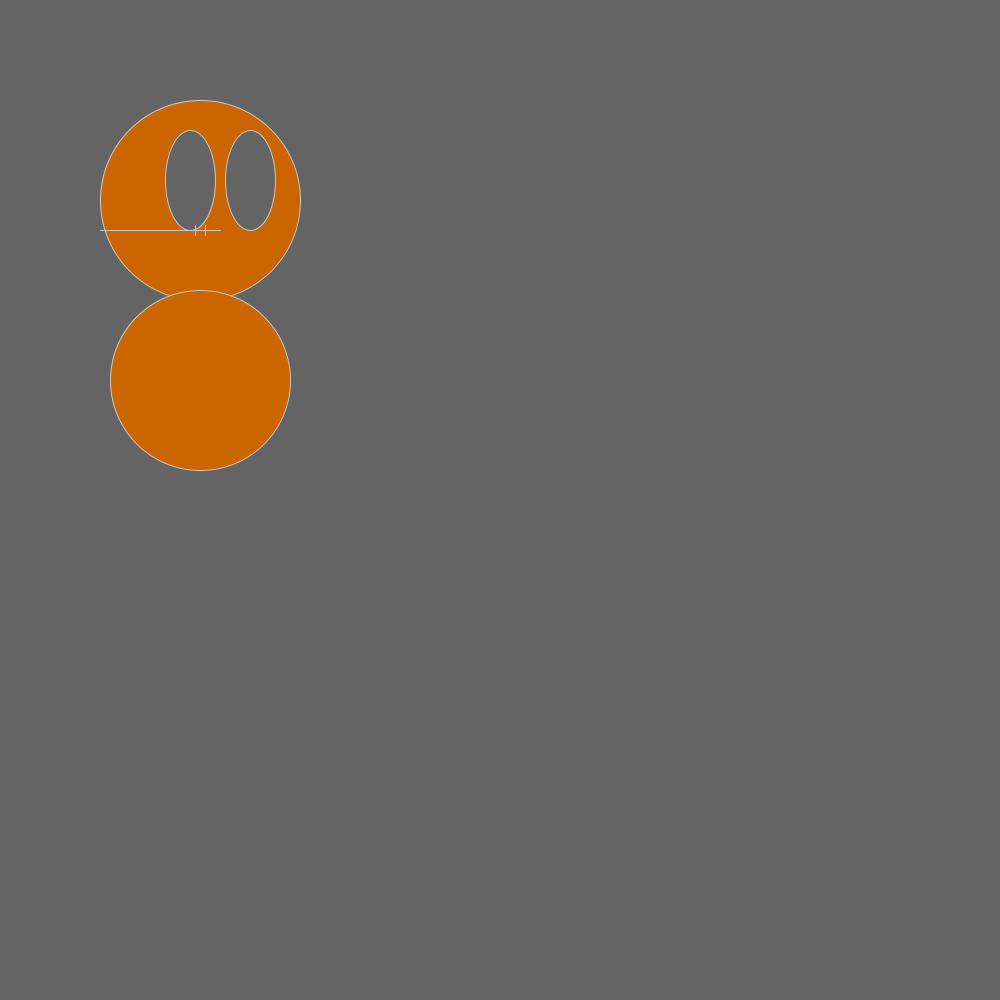
Frame 1 (no input)
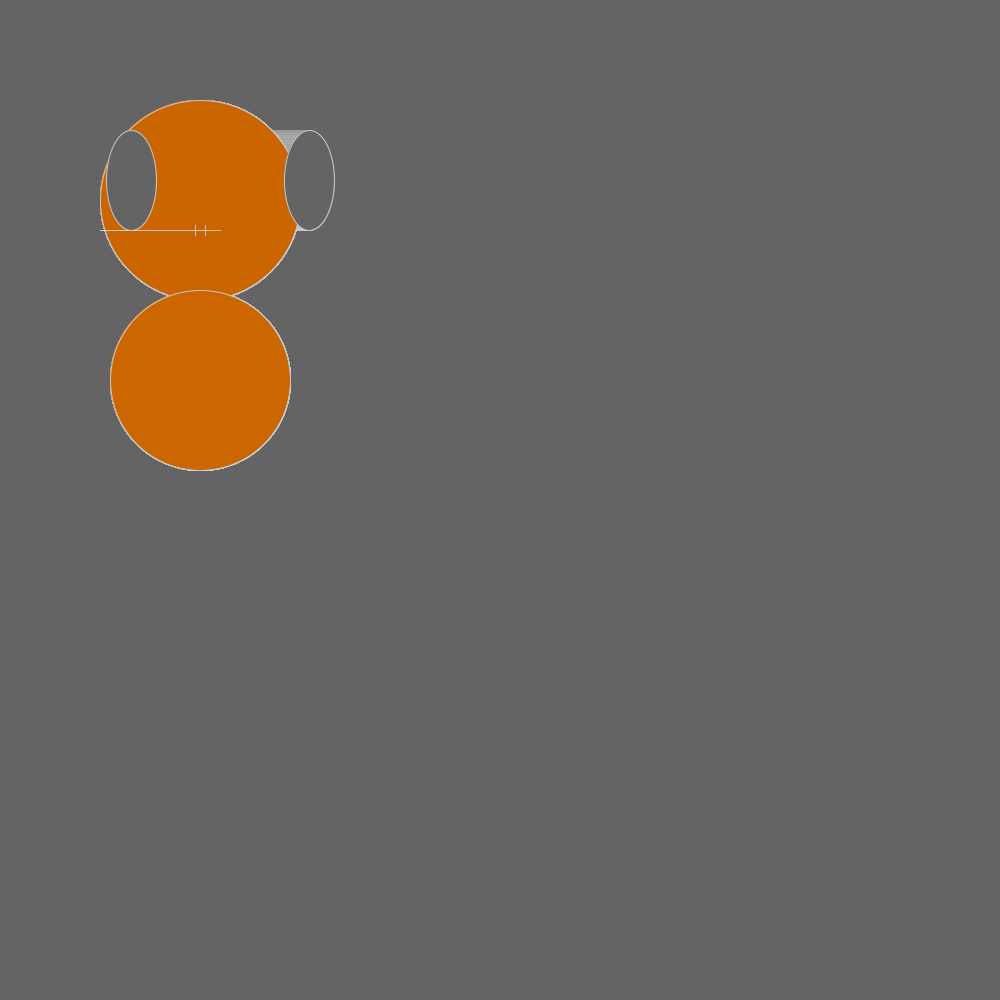
Frame 60 (the mouse pressed at the canvas centre just before this capture)
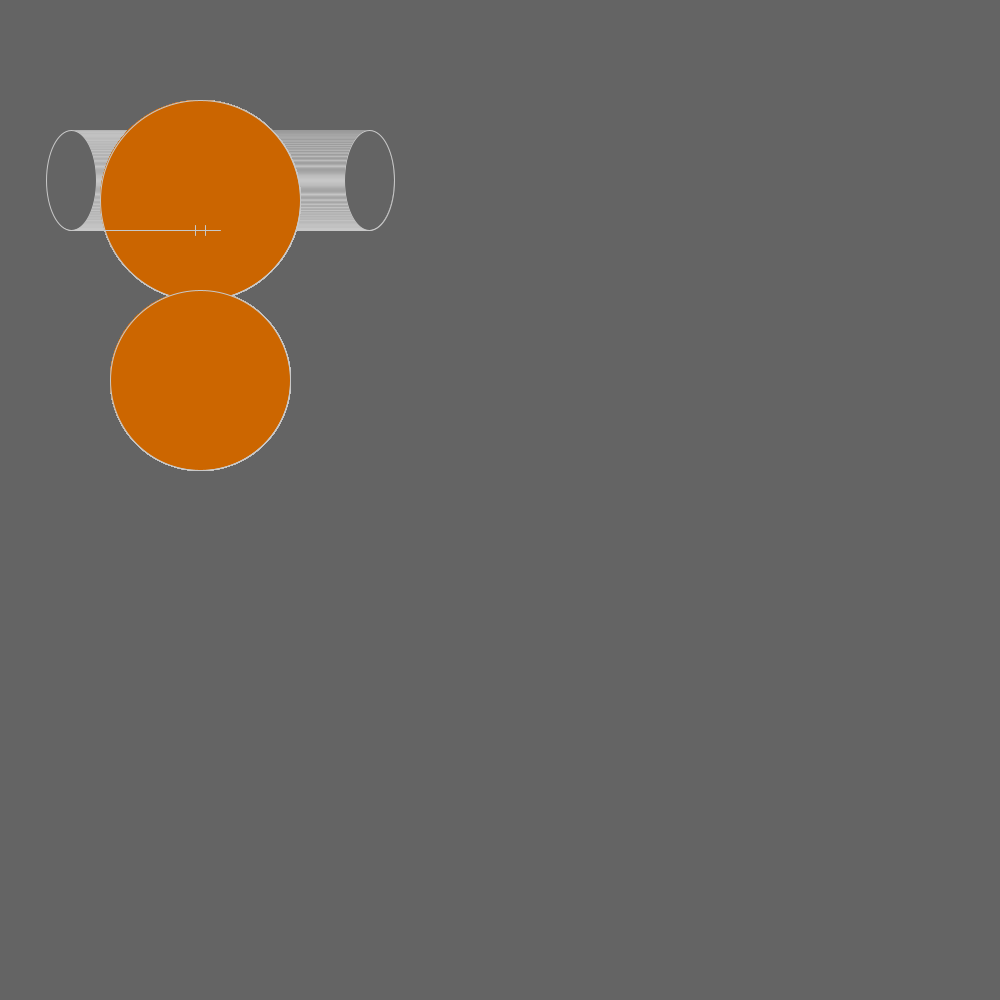
Frame 120 (the mouse held since frame 60 and released just before this capture)

The Processing sketch that drew these frames (run headless with seeded random() and noise(); from frame 60 on, the mouse is pressed at the canvas centre):

// Processing sketch: Ex_OOP_Bruce_Johnson_
// ── Ex_OOP_Bruce_Johnson_.pde
int xREye = 250;
int xLEye = 190;
int xBody = 200;
int xFace = 200;
int fill1 = 255;
int fill2 = 200;
int fill3 = 0;


void setup(){
  size(1000,1000);
  background(100);
  //frameRate(15);
 }

void draw(){
   
  fill(203, 101, 0);
  stroke(200);
  //Face
  ellipse(xFace,200,200,200);

  //Pupils
  fill(100);
  ellipse(xLEye,180,50,100);
  ellipse(xREye, 180, 50, 100);
  
  //Body
  fill(204, 102, 0);
  ellipse(xBody,380,180,180);
  
  //mouth
 line(100, 230, 220, 230);
 //teeth
line(195, 225, 195, 235);     //195, 225, 195, 235
  line(205, 225, 205, 235);     //205, 225, 205, 235
 
 
xLEye= xLEye - 1;
xREye= xREye + 1;

pushMatrix();
popMatrix();
translate(mouseX, mouseY);


}
